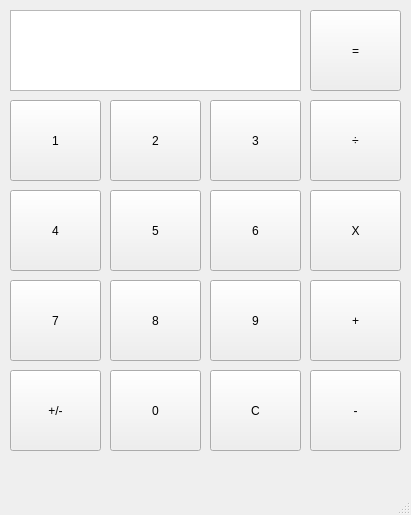
<?xml version="1.0" encoding="UTF-8"?>
<ui version="4.0">
 <class>mainWindow</class>
 <widget class="QMainWindow" name="mainWindow">
  <property name="geometry">
   <rect>
    <x>0</x>
    <y>0</y>
    <width>411</width>
    <height>515</height>
   </rect>
  </property>
  <property name="windowTitle">
   <string>MainWindow</string>
  </property>
  <widget class="QWidget" name="centralwidget">
   <widget class="QPushButton" name="one">
    <property name="geometry">
     <rect>
      <x>10</x>
      <y>100</y>
      <width>91</width>
      <height>81</height>
     </rect>
    </property>
    <property name="text">
     <string>1</string>
    </property>
   </widget>
   <widget class="QPushButton" name="two">
    <property name="geometry">
     <rect>
      <x>110</x>
      <y>100</y>
      <width>91</width>
      <height>81</height>
     </rect>
    </property>
    <property name="text">
     <string>2</string>
    </property>
   </widget>
   <widget class="QPushButton" name="three">
    <property name="geometry">
     <rect>
      <x>210</x>
      <y>100</y>
      <width>91</width>
      <height>81</height>
     </rect>
    </property>
    <property name="text">
     <string>3</string>
    </property>
   </widget>
   <widget class="QPushButton" name="four">
    <property name="geometry">
     <rect>
      <x>10</x>
      <y>190</y>
      <width>91</width>
      <height>81</height>
     </rect>
    </property>
    <property name="text">
     <string>4</string>
    </property>
   </widget>
   <widget class="QPushButton" name="five">
    <property name="geometry">
     <rect>
      <x>110</x>
      <y>190</y>
      <width>91</width>
      <height>81</height>
     </rect>
    </property>
    <property name="text">
     <string>5</string>
    </property>
   </widget>
   <widget class="QPushButton" name="six">
    <property name="geometry">
     <rect>
      <x>210</x>
      <y>190</y>
      <width>91</width>
      <height>81</height>
     </rect>
    </property>
    <property name="text">
     <string>6</string>
    </property>
   </widget>
   <widget class="QPushButton" name="nine">
    <property name="geometry">
     <rect>
      <x>210</x>
      <y>280</y>
      <width>91</width>
      <height>81</height>
     </rect>
    </property>
    <property name="text">
     <string>9</string>
    </property>
   </widget>
   <widget class="QPushButton" name="seven">
    <property name="geometry">
     <rect>
      <x>10</x>
      <y>280</y>
      <width>91</width>
      <height>81</height>
     </rect>
    </property>
    <property name="text">
     <string>7</string>
    </property>
   </widget>
   <widget class="QPushButton" name="eight">
    <property name="geometry">
     <rect>
      <x>110</x>
      <y>280</y>
      <width>91</width>
      <height>81</height>
     </rect>
    </property>
    <property name="text">
     <string>8</string>
    </property>
   </widget>
   <widget class="QPushButton" name="plus_minus">
    <property name="geometry">
     <rect>
      <x>10</x>
      <y>370</y>
      <width>91</width>
      <height>81</height>
     </rect>
    </property>
    <property name="text">
     <string>+/-</string>
    </property>
   </widget>
   <widget class="QPushButton" name="zero">
    <property name="geometry">
     <rect>
      <x>110</x>
      <y>370</y>
      <width>91</width>
      <height>81</height>
     </rect>
    </property>
    <property name="text">
     <string>0</string>
    </property>
   </widget>
   <widget class="QPushButton" name="clear">
    <property name="geometry">
     <rect>
      <x>210</x>
      <y>370</y>
      <width>91</width>
      <height>81</height>
     </rect>
    </property>
    <property name="text">
     <string>C</string>
    </property>
   </widget>
   <widget class="QPushButton" name="result">
    <property name="geometry">
     <rect>
      <x>310</x>
      <y>10</y>
      <width>91</width>
      <height>81</height>
     </rect>
    </property>
    <property name="text">
     <string>=</string>
    </property>
   </widget>
   <widget class="QPushButton" name="division">
    <property name="geometry">
     <rect>
      <x>310</x>
      <y>100</y>
      <width>91</width>
      <height>81</height>
     </rect>
    </property>
    <property name="text">
     <string>÷</string>
    </property>
   </widget>
   <widget class="QPushButton" name="times">
    <property name="geometry">
     <rect>
      <x>310</x>
      <y>190</y>
      <width>91</width>
      <height>81</height>
     </rect>
    </property>
    <property name="text">
     <string>X</string>
    </property>
   </widget>
   <widget class="QPushButton" name="plus">
    <property name="geometry">
     <rect>
      <x>310</x>
      <y>280</y>
      <width>91</width>
      <height>81</height>
     </rect>
    </property>
    <property name="text">
     <string>+</string>
    </property>
   </widget>
   <widget class="QPushButton" name="minus">
    <property name="geometry">
     <rect>
      <x>310</x>
      <y>370</y>
      <width>91</width>
      <height>81</height>
     </rect>
    </property>
    <property name="text">
     <string>-</string>
    </property>
   </widget>
   <widget class="QTextBrowser" name="value">
    <property name="geometry">
     <rect>
      <x>10</x>
      <y>10</y>
      <width>291</width>
      <height>81</height>
     </rect>
    </property>
   </widget>
  </widget>
  <widget class="QMenuBar" name="menubar">
   <property name="geometry">
    <rect>
     <x>0</x>
     <y>0</y>
     <width>411</width>
     <height>26</height>
    </rect>
   </property>
  </widget>
  <widget class="QStatusBar" name="statusbar"/>
 </widget>
 <resources/>
 <connections/>
</ui>
